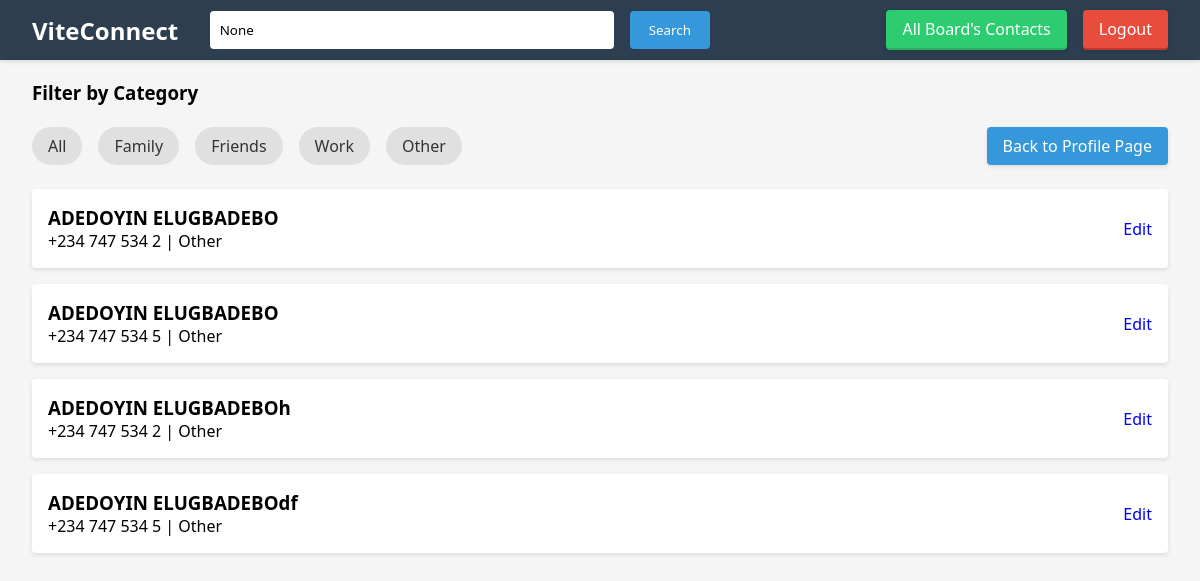
The app's page /contact_list/?category=other (signed in) with its own data.
### contacts/models.py (models this page shows, shortened)
class Contact(models.Model):
    CATEGORY_CHOICES = [
        ('family', 'Family'),
        ('friends', 'Friends'),
        ('work', 'Work'),
        ('other', 'Other'),
    ]
    name = models.CharField(max_length=100)
    email = models.EmailField(unique=True)
    phone = models.CharField(max_length=15)
    address = models.TextField(blank=True, null=True)
    category = models.CharField(max_length=20, choices=CATEGORY_CHOICES, default='other')
    profile_picture = models.ImageField(upload_to='contact_pictures/', blank=True, null=True)
    created_at = models.DateTimeField(auto_now_add=True)
    user = models.ForeignKey(User, on_delete=models.CASCADE, null=True)  # important
    class Meta:
        unique_together = ['email', 'user']  # Make email unique per user

### contacts/views.py (the view)
# urls.py: path('contact_list/', contact_list, name='contact_list'),
@login_required
def contact_list(request):
    contacts = Contact.objects.filter(user=request.user)
    query = request.GET.get('q')
    category = request.GET.get('category', 'all')
    contacts = Contact.objects.all()
    if query:
        contacts = contacts.filter(
            Q(name__icontains=query) |
            Q(email__icontains=query) |
            Q(phone__icontains=query)
        )
    if category and category != "all":
        contacts = contacts.filter(category=category)
    paginator = Paginator(contacts, 5)
    page_number = request.GET.get('page')
    contacts_page = paginator.get_page(page_number)
    return render(request, 'contacts/contact_list.html', {
        'contacts': contacts_page,
        'query': query,
        'category': category
    })

### contacts/templates/contacts/contact_list.html (shortened to what this page needs)
{% extends "contacts/base.html" %}
{% block content %}
    <h3>Filter by Category</h3></br>
    <div class="filter-header">
    <ul class="category-filter">
        <li><a href="?category=all{% if query %}&q={{ query }}{% endif %}">All</a></li>
        <li><a href="?category=family{% if query %}&q={{ query }}{% endif %}">Family</a></li>
        <li><a href="?category=friends{% if query %}&q={{ query }}{% endif %}">Friends</a></li>
        <li><a href="?category=work{% if query %}&q={{ query }}{% endif %}">Work</a></li>
        <li><a href="?category=other{% if query %}&q={{ query }}{% endif %}">Other</a></li>
    </ul>
    <a href="{% url 'profile' %}" class="auth-link">Back to Profile Page</a>
</div>
    <ul class="contact-list">
        {% for contact in contacts %}
            <li>
                <div class="contact-info">
                    <div>
                        <h3>{{ contact.name }}</h3>
                        <p>{{ contact.phone }} | {{ contact.get_category_display }}</p>
                    </div>
                </div>
                <div class="contact-actions">
                    <a href="{% url 'edit_contact' contact.pk %}">Edit</a>
                </div>
            </li>
        {% empty %}
            <li>No contacts found.</li>
        {% endfor %}
    </ul>
{% endblock %}

### contacts/static/css/styles.css (style rules this page uses)
* { margin: 0; padding: 0; box-sizing: border-box; font-family: 'Segoe UI', Tahoma, Geneva, Verdana, sans-serif; }
body { background: #f5f5f5; padding: 2rem; max-width: 1200px; margin: 0 auto; padding-top: 80px; }
.auth-link { color: white; text-decoration: none; padding: 0.5rem 1rem; border-radius: 4px; transition: all 0.3s ease; font-weight: 500; box-shadow: 0 2px 4px rgba(0,0,0,0.1); }
.contact-info { display: flex; align-items: center; gap: 1.5rem; }
.contact-actions { display: flex; gap: 1rem; }
.contact-actions a { text-decoration: none; transition: color 0.3s; }
.category-filter { display: flex; gap: 1rem; margin-bottom: 2rem; list-style: none; }
.category-filter a { padding: 0.5rem 1rem; background: #e0e0e0; border-radius: 20px; text-decoration: none; color: #333; transition: all 0.3s; }
.contact-list { list-style: none; margin-bottom: 2rem; }
.contact-list li { background: white; padding: 1rem; margin-bottom: 1rem; border-radius: 4px; box-shadow: 0 2px 4px rgba(0,0,0,0.1); display: flex; justify-content: space-between; align-items: center; }
.contact-info { display: flex; align-items: center; gap: 1rem; }
.auth-link { color: white; text-decoration: none; padding: 0.5rem 1rem; border-radius: 4px; background: #3498db; }
.filter-header { display: flex; justify-content: space-between; align-items: center; margin-bottom: 1.5rem; gap: 2rem; }
.category-filter { display: flex; gap: 1rem; list-style: none; padding: 0; margin: 0; flex-wrap: wrap; }
body { padding-bottom: 60px; }

### records on screen
Contact: name "ADEDOYIN ELUGBADEBO", phone "+234 747 534 2", category "Other"
Contact: name "ADEDOYIN ELUGBADEBO", phone "+234 747 534 5", category "Other"
Contact: name "ADEDOYIN ELUGBADEBOh", phone "+234 747 534 2", category "Other"
Contact: name "ADEDOYIN ELUGBADEBOdf", phone "+234 747 534 5", category "Other"
